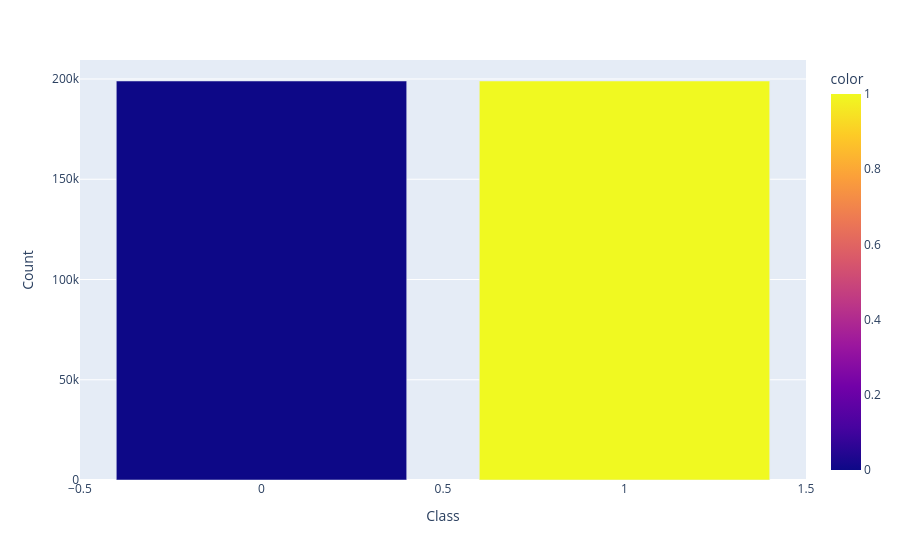

Here is the notebook cell this chart was saved with:
### Code cell
fig = px.bar(
    x=counts.index,
    y=counts.values,
    color=counts.index,  # color by class
    color_discrete_map={0: 'skyblue', 1: 'red'},
    labels={'x': 'Class', 'y': 'Count'}
)

fig.show()

### Figure 1 — Plotly figure (JSON) as saved in the notebook; plotly's stock layout.template omitted (floating-point values rounded to 4 significant figures)
{"data": [{"alignmentgroup": "True", "hovertemplate": "Class=%{x}<br>Count=%{y}<br>color=%{marker.color}<extra></extra>", "legendgroup": "", "marker": {"color": [0, 1], "coloraxis": "coloraxis", "pattern": {"shape": ""}}, "name": "", "offsetgroup": "", "orientation": "v", "showlegend": false, "textposition": "auto", "type": "bar", "x": [0, 1], "xaxis": "x", "y": [199008, 199008], "yaxis": "y"}], "layout": {"barmode": "relative", "coloraxis": {"colorbar": {"title": {"text": "color"}}, "colorscale": [[0, "#0d0887"], [0.1111, "#46039f"], [0.2222, "#7201a8"], [0.3333, "#9c179e"], [0.4444, "#bd3786"], [0.5556, "#d8576b"], [0.6667, "#ed7953"], [0.7778, "#fb9f3a"], [0.8889, "#fdca26"], [1, "#f0f921"]]}, "legend": {"tracegroupgap": 0}, "margin": {"t": 60}, "xaxis": {"anchor": "y", "domain": [0, 1], "title": {"text": "Class"}}, "yaxis": {"anchor": "x", "domain": [0, 1], "title": {"text": "Count"}}}}
